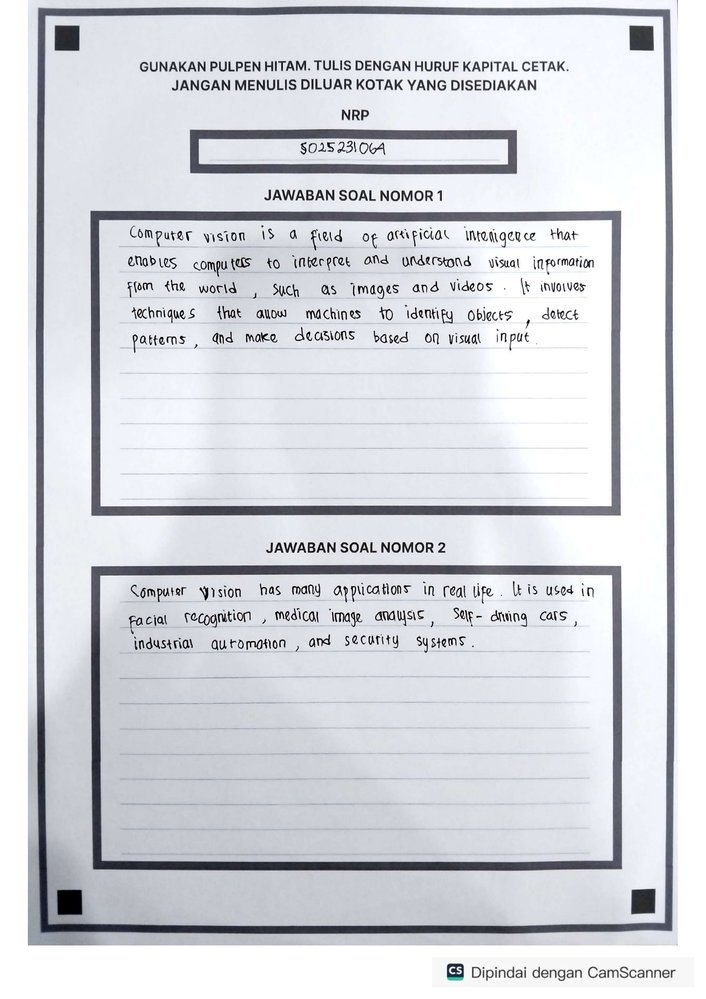
#> input picture tr-ocr/output_images/page_1.png, 706 x 999 px, shrunk from 2480 x 3509 before the run
$ python image_processing.py
#> lines starting #> are read from the running program, lines starting #| are printed output that depends on the picture; after the words box and inside, x2 and y2 are one past the last pixel; in counts of white or black regions, pixels touching at a corner belong together
import cv2
import numpy as np
import matplotlib.pyplot as plt

# ========================================================================
#  HELPER: Order points (Dari kode Anda)
# ========================================================================
# [10 lines left out: function order_points, not called in this run]

# ========================================================================
#  LANGKAH 1: PERSPECTIVE TRANSFORM (Dari kode Anda)
# ========================================================================
def correct_perspective(image_input):
#> called with image_input = 'output_images/page_1.png'
    if isinstance(image_input, str):
        image = cv2.imread(image_input)
#> image is the input picture: shape (999, 706, 3); mean B, G, R 220.1, 214.5, 212.3
    else:
        image = image_input.copy()

    gray = cv2.cvtColor(image, cv2.COLOR_BGR2GRAY)
    gray = cv2.GaussianBlur(gray, (5, 5), 0)

    # Adaptive threshold agar tahan bayangan
    binary = cv2.adaptiveThreshold(
        gray, 255, cv2.ADAPTIVE_THRESH_GAUSSIAN_C, cv2.THRESH_BINARY_INV, 35, 10
    )
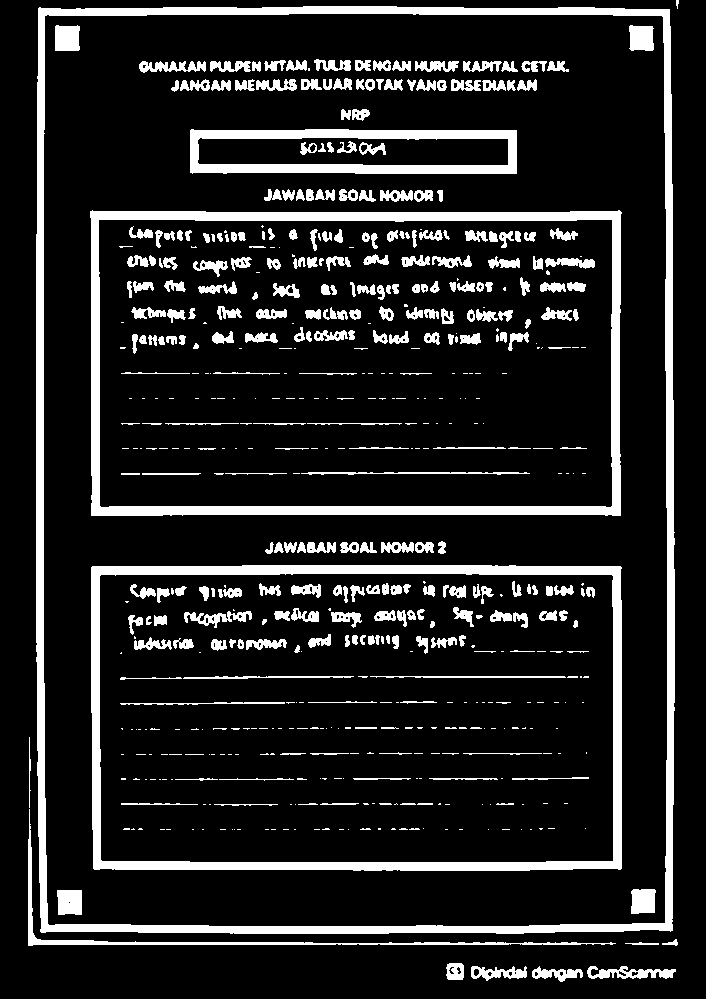
#> binary: shape (999, 706); 14% white; 565 white regions (258 under 20 px), largest, box (x1, y1, x2, y2) and area: (36, 6, 675, 934) 23593, (90, 210, 622, 516) 14718, (91, 565, 622, 871) 14432

    # Menyatukan tepi yang patah
    kernel = np.ones((5, 5), np.uint8)
    morph = cv2.morphologyEx(binary, cv2.MORPH_CLOSE, kernel, iterations=2)
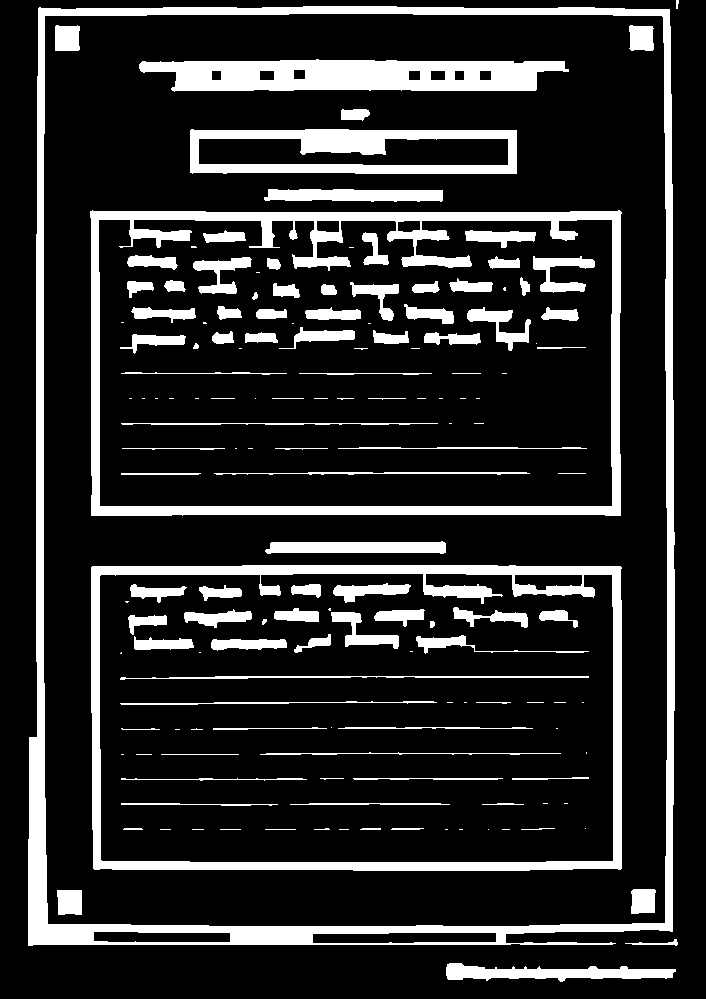
#> morph: shape (999, 706); 16.8% white; 155 white regions (56 under 20 px)

    contours, _ = cv2.findContours(morph, cv2.RETR_EXTERNAL, cv2.CHAIN_APPROX_SIMPLE)
#> contours = 4 contours, 1 with area under 20; largest, box (x1, y1, x2, y2) and area: (28, 6, 675, 946) 595090, (446, 963, 676, 982) 2163, (625, 939, 678, 946) 68

    page_contour = None
    max_area = 0
    for cnt in contours:
        area = cv2.contourArea(cnt)
        if area < 10000:
            continue
        peri = cv2.arcLength(cnt, True)
        approx = cv2.approxPolyDP(cnt, 0.02 * peri, True)
        x, y, w, h = cv2.boundingRect(approx)
        ratio = w / float(h)
        if 0.7 < ratio < 1.4 and area > max_area:
            page_contour = approx
            max_area = area
#> this loop made 4 passes
#> area on passes 1 to 2: 2163, 68.5
#> after the loop, max_area = 0

    if page_contour is None or len(page_contour) < 4:
        x, y, w, h = cv2.boundingRect(max(contours, key=cv2.contourArea))
#> y = 6; w = 647; h = 940
        ordered_corners = np.array([
            [x, y],
            [x+w, y],
            [x+w, y+h],
            [x, y+h]
        ], dtype=np.float32)
#> ordered_corners = [[28, 6], [675, 6], [675, 946], [28, 946]]
    else:
        ordered_corners = order_points(page_contour.reshape(-1, 2))

    # Perspective transform
    (tl, tr, br, bl) = ordered_corners
#> tl = [28, 6]; tr = [675, 6]; br = [675, 946]; bl = [28, 946]
    widthA = np.linalg.norm(br - bl)
#> widthA = 647
    widthB = np.linalg.norm(tr - tl)
#> widthB = 647
    heightA = np.linalg.norm(tr - br)
#> heightA = 940
    heightB = np.linalg.norm(tl - bl)
#> heightB = 940
    maxWidth = int(max(widthA, widthB))
#> maxWidth = 647
    maxHeight = int(max(heightA, heightB))
#> maxHeight = 940

    dst_pts = np.array([
        [0, 0],
        [maxWidth - 1, 0],
        [maxWidth - 1, maxHeight - 1],
        [0, maxHeight - 1]
    ], dtype="float32")
#> dst_pts = [[0, 0], [646, 0], [646, 939], [0, 939]]

    M = cv2.getPerspectiveTransform(ordered_corners, dst_pts)
#> M = [[0.998, -9.27e-20, -27.96], [0, 0.999, -5.99], [-1.92e-19, -5.85e-21, 1]]
    warped = cv2.warpPerspective(image, M, (maxWidth, maxHeight))

    print("✅ [Perspective] Koreksi perspektif berhasil (robust mode).")
    return warped


# ========================================================================
#  LANGKAH 2: ROTATIONAL DESKEW
# ========================================================================
def correct_rotation_hough(image_input):
    """
    Menyempurnakan pelurusan gambar dengan mengoreksi rotasi minor
    menggunakan Hough Line Transform.
    Bisa menerima path string ATAU numpy array.
    """
    if isinstance(image_input, str):
        image = cv2.imread(image_input)
        if image is None: raise FileNotFoundError(f"Gagal membaca gambar dari {image_input}")
    else:
        image = image_input.copy()

    gray = cv2.cvtColor(image, cv2.COLOR_BGR2GRAY)
#> gray: shape (940, 647)
    gray = cv2.bitwise_not(gray) # Inversi warna agar teks putih, latar hitam
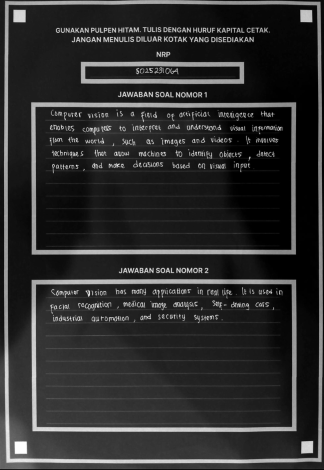
#> gray: shape (940, 647) (shown at 1/2 size); min 0, max 255, mean 46.3
    edges = cv2.Canny(gray, 50, 150, apertureSize=3)
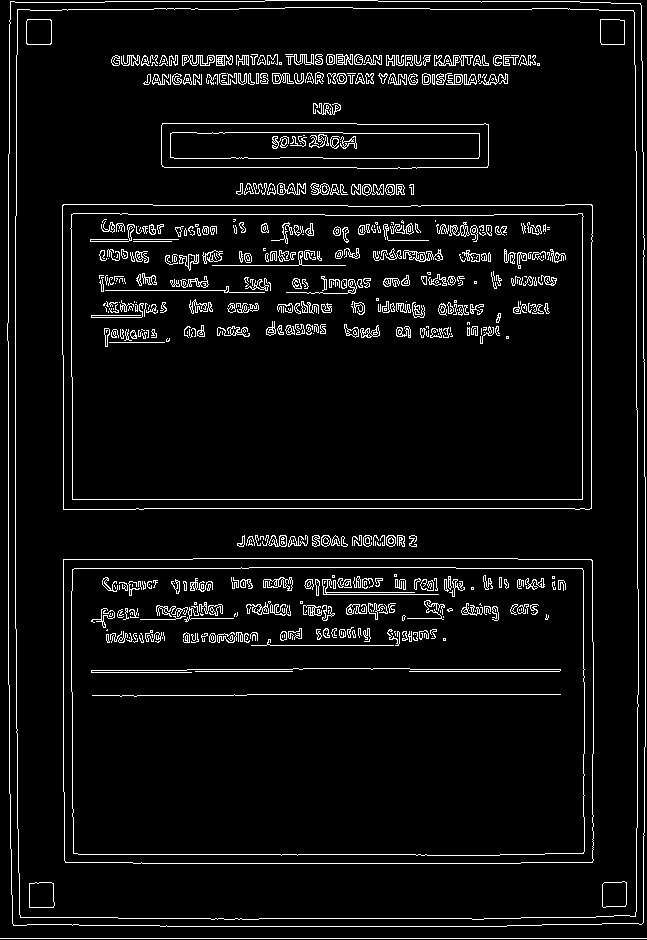
#> edges: shape (940, 647); 5.8% white in thin lines or dots
    lines = cv2.HoughLinesP(edges, 1, np.pi / 180, threshold=100, minLineLength=100, maxLineGap=10)
#> lines = 79 rows, first 6: [0, 938, 646, 938], [8, 684, 8, 341], [15, 628, 15, 216], [136, 508, 591, 508], [63, 499, 591, 499], [78, 854, 426, 854]

    if lines is None:
        print("⚠️ [Rotation] Tidak ada garis terdeteksi. Melewatkan koreksi rotasi.")
        return image

    angles = []
    for line in lines:
        x1, y1, x2, y2 = line[0]
        angle = np.rad2deg(np.arctan2(y2 - y1, x2 - x1))
        # Hanya pertimbangkan garis yang mendekati horizontal
        if abs(angle) < 45:
            angles.append(angle)
#> this loop made 79 passes
#> (x1, y1, x2, y2, angle) on passes 1 to 8: (0, 938, 646, 938, 0), (8, 684, 8, 341, -90), (15, 628, 15, 216, -90), (136, 508, 591, 508, 0), (63, 499, 591, 499, 0), (78, 854, 426, 854, 0), (160, 926, 506, 926, 0), (105, 1, 264, 1, 0)
#> after the loop, angles = 58 values, max 0 at index 0, min -0.556 at index 41, mean -0.00959

    if not angles:
        print("⚠️ [Rotation] Tidak ada garis horizontal valid. Melewatkan koreksi rotasi.")
        return image

    median_angle = np.median(angles)
#> median_angle = 0
    print(f"✅ [Rotation] Sudut kemiringan terdeteksi: {median_angle:.2f} derajat. Mengoreksi...")
#> (printed output is left out)

    (h, w) = image.shape[:2]
    center = (w // 2, h // 2)
    M = cv2.getRotationMatrix2D(center, median_angle, 1.0)
#> M = [[1, 0, 0], [0, 1, 0]]
    rotated = cv2.warpAffine(image, M, (w, h), flags=cv2.INTER_CUBIC, borderMode=cv2.BORDER_REPLICATE)

    return rotated

# ========================================================================
#  MASTER PREPROCESSING PIPELINE
# ========================================================================
def preprocess_image(image_input, visualize=False):
    """
    Menjalankan pipeline preprocessing lengkap:
    1. Koreksi perspektif.
    2. Koreksi rotasi (fine-tuning).
    """
    # Langkah 1: Koreksi Perspektif
    perspective_corrected = correct_perspective(image_input)

    # Langkah 2: Koreksi Rotasi sebagai penyempurnaan
    fully_corrected = correct_rotation_hough(perspective_corrected)

    if visualize:
        plt.figure(figsize=(10, 12))

        # Tampilkan gambar asli jika inputnya path
        if isinstance(image_input, str):
            original_image = cv2.imread(image_input)
            plt.subplot(1, 2, 1)
            plt.imshow(cv2.cvtColor(original_image, cv2.COLOR_BGR2RGB))
            plt.title("Gambar Asli")
            plt.axis("off")

        # Tampilkan hasil akhir
        plt.subplot(1, 2, 2)
        plt.imshow(cv2.cvtColor(fully_corrected, cv2.COLOR_BGR2RGB))
        plt.title("Hasil Preprocessing Akhir")
        plt.axis("off")
        plt.show()

    return fully_corrected


# ========================================================================
#  DETEKSI KOTAK JAWABAN (Dari kode Anda, tidak ada perubahan)
# ========================================================================
def detect_answer_boxes(image_input, max_boxes=4, visualize=False):
#> called with max_boxes = 5, visualize = True
    if isinstance(image_input, str):
        image = cv2.imread(image_input)
        if image is None:
            raise FileNotFoundError(f"Gagal membaca gambar dari {image_input}")
    else:
        image = image_input.copy()

    gray = cv2.cvtColor(image, cv2.COLOR_BGR2GRAY)
    blur = cv2.GaussianBlur(gray, (5, 5), 0)

    # 🔧 Gunakan adaptive threshold agar lebih stabil di DPI tinggi
    binary = cv2.adaptiveThreshold(
        gray, 255, cv2.ADAPTIVE_THRESH_GAUSSIAN_C,
        cv2.THRESH_BINARY_INV, 15, 8
    )
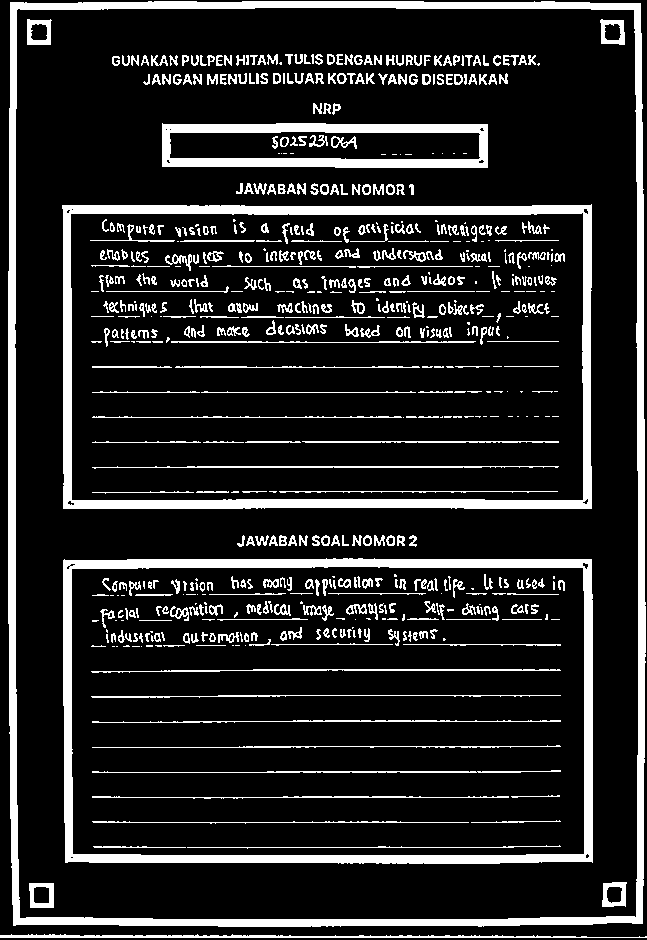
#> binary: shape (940, 647); 15.2% white; 662 white regions (175 under 20 px)

    # 🔧 Deteksi kontur
    contours, hierarchy = cv2.findContours(binary, cv2.RETR_TREE, cv2.CHAIN_APPROX_SIMPLE)
#> contours = 878 contours, 533 with area under 20; largest, box (x1, y1, x2, y2) and area: (8, 1, 646, 927) 585019, (14, 7, 639, 920) 565622, (63, 558, 593, 864) 160066, (62, 204, 592, 509) 159294, (71, 566, 585, 856) 147508

    if not contours:
        print("⚠️ [Boxes] Tidak ada kontur valid ditemukan.")
        return []

    h_img, w_img = image.shape[:2]
    img_area = h_img * w_img
    min_area, max_area = img_area * 0.1, img_area * 0.3

    boxes_detected = []
    for i, cnt in enumerate(contours):
        approx = cv2.approxPolyDP(cnt, 0.3 * cv2.arcLength(cnt, True), True)
        if len(approx) <= 4:
            x, y, w, h = cv2.boundingRect(approx)
            area = w * h
            if min_area < area < max_area:
                boxes_detected.append((x, y, w, h, area))
#> this loop made 878 passes
#> (approx, x, y, w, h, area) on passes 1 to 8: ([[0, 935], [646, 937]], 0, 935, 647, 3, 1941), ([[10, 2], [642, 923]], 10, 2, 633, 922, 583626), ([[18, 8], [635, 917]], 18, 8, 618, 910, 562380), ([[29, 883], [53, 907]], 29, 883, 25, 25, 625), ([[34, 887], [48, 903]], 34, 887, 15, 17, 255), ([[603, 883], [625, 906]], 603, 883, 23, 24, 552), ([[609, 886], [619, 902]], 609, 886, 11, 17, 187), ([[63, 560], [592, 862]], 63, 560, 530, 303, 160590)

    # print(f"✅ [Boxes] Jumlah kotak terdeteksi: {len(boxes_detected)}")

    # Seleksi non-overlap
    unique_boxes = []
    for box in boxes_detected:
        (x, y, w, h, area) = box
        threshold = min(w_img, h_img) * 0.5
        if not any(abs(x - ux) < threshold and abs(y - uy) < threshold for (ux, uy, uw, uh, ua) in unique_boxes):
            unique_boxes.append(box)
#> this loop made 4 passes
#> box on passes 1 to 4: (63, 560, 530, 303, 160590), (71, 569, 514, 285, 146490), (63, 204, 529, 305, 161345), (71, 213, 513, 287, 147231)

    unique_boxes = sorted(unique_boxes, key=lambda b: b[4], reverse=True)[:max_boxes]
    unique_boxes = sorted(unique_boxes, key=lambda b: b[1])

    margin_boxes = []
    for (x, y, w, h, area) in unique_boxes:
        # Padding ke dalam sebesar 500px
        padding_x = 50
        padding_y = 50

        # Batasi padding agar tidak lebih dari setengah ukuran kotak
        pad_x = min(padding_x, w // 2 - 1)
        pad_y = min(padding_y, h // 2 - 1)

        # Hitung koordinat baru
        x1 = max(0, x + pad_x)
        y1 = max(0, y + pad_y)
        x2 = min(w_img, x + w - pad_x)
        y2 = min(h_img, y + h - pad_y)

        # Pastikan tidak terbalik (kadang kotak kecil bisa jadi negatif)
        if x2 > x1 and y2 > y1:
            margin_boxes.append((x1, y1, x2 - x1, y2 - y1, area))
#> this loop made 2 passes


    if visualize:
        preview = image.copy()
        for i, (x, y, w, h, _) in enumerate(margin_boxes):
            cv2.rectangle(preview, (x, y), (x + w, y + h), (0, 255, 0), 3)
            cv2.putText(preview, f"Box {i+1}", (x, y - 10),
                        cv2.FONT_HERSHEY_SIMPLEX, 0.8, (0, 0, 255), 2)
#> this loop made 2 passes
#> (x, y, w, h) on passes 1 to 2: (113, 254, 429, 205), (113, 610, 430, 203)
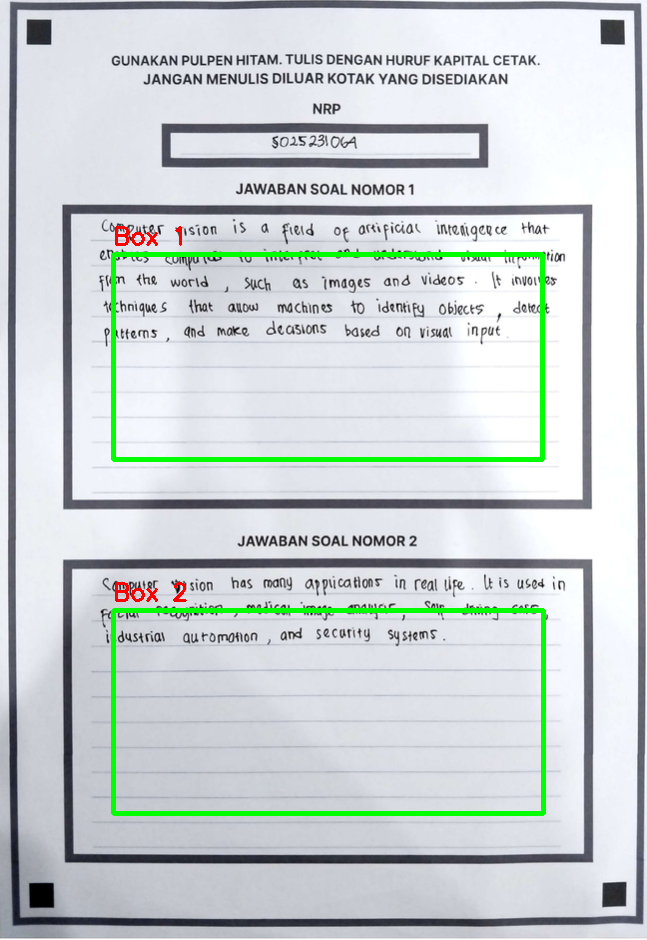
#> preview: shape (940, 647, 3); mean B, G, R 210.4, 209.4, 202.1

        plt.figure(figsize=(10, 8))
        plt.imshow(cv2.cvtColor(preview, cv2.COLOR_BGR2RGB))
        plt.title("Kotak Jawaban + Sub-box")
        plt.axis("off")
        plt.show()

    return [image[y:y+h, x:x+w] for (x, y, w, h, _) in margin_boxes]


# ========================================================================
#  MAIN EXECUTION
# ========================================================================
if __name__ == "__main__":
    # Ganti dengan path gambar Anda
    img_path = "output_images/page_1.png"

    print("===== MEMULAI PROSES =====")
    # Jalankan pipeline preprocessing lengkap
    preprocessed_img = preprocess_image(img_path, visualize=False)

    print("\n===== MENDETEKSI KOTAK JAWABAN =====")
    # Deteksi kotak jawaban dari gambar yang sudah diproses
    answer_boxes = detect_answer_boxes(preprocessed_img, max_boxes=5, visualize=True)

    print(f"\nProses Selesai. Ditemukan {len(answer_boxes)} kotak jawaban.")
#| Proses Selesai. Ditemukan 2 kotak jawaban.

    # Tampilkan hasil crop (opsional)
    if answer_boxes:
        for i, box_img in enumerate(answer_boxes):
            plt.figure(figsize=(8, 4))
            plt.imshow(cv2.cvtColor(box_img, cv2.COLOR_BGR2RGB))
            plt.title(f"Hasil Crop Kotak Jawaban {i+1}")
            plt.axis("off")
            plt.show()
#> this loop made 2 passes
#> pass 2, `plt.show()`:
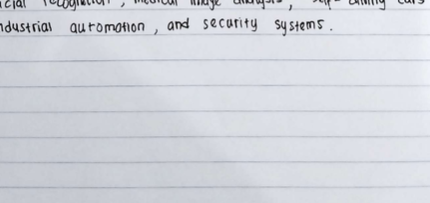
#> shown: shape (203, 430, 3); mean R, G, B 210.4, 213.4, 220.3
